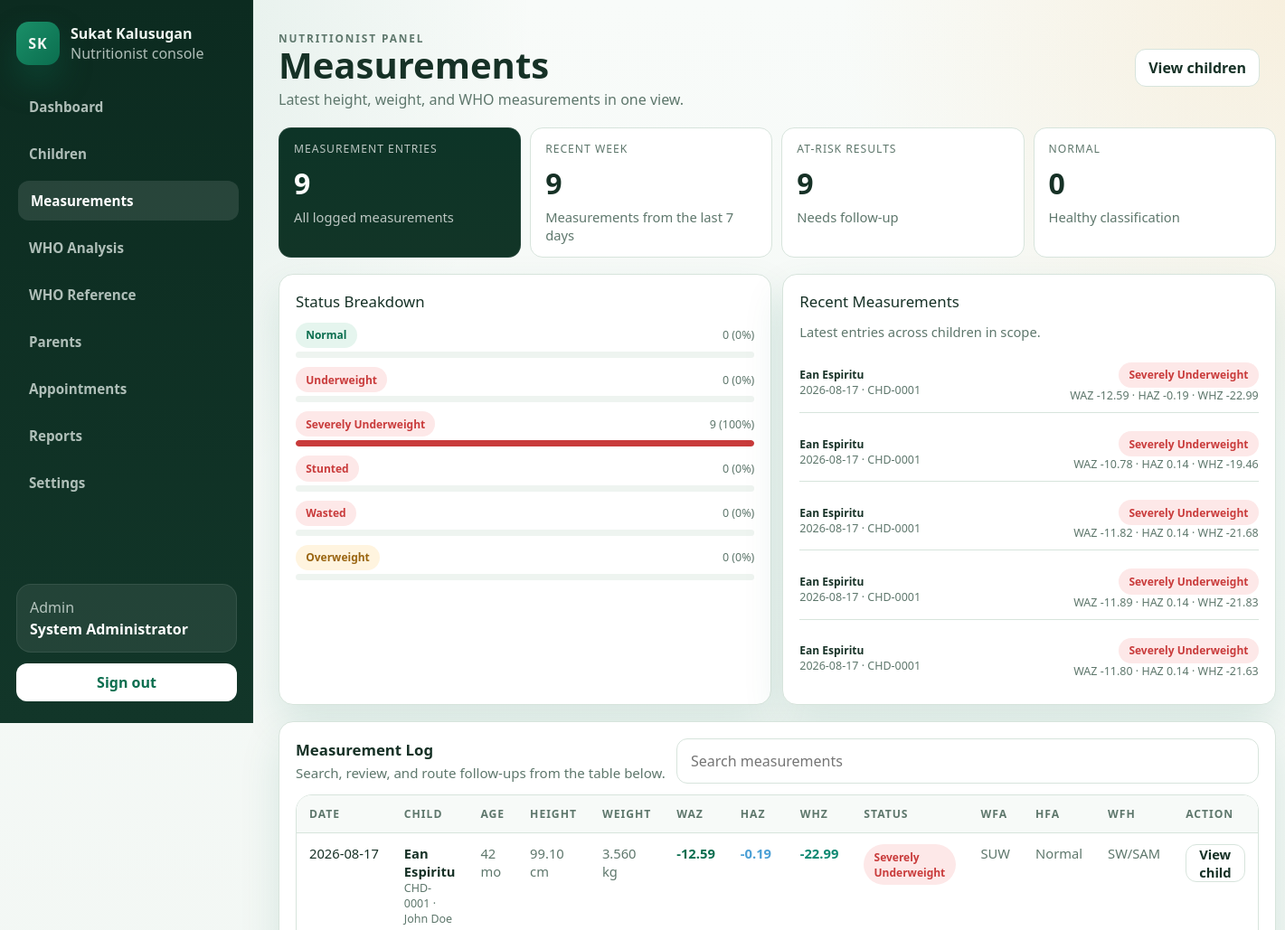
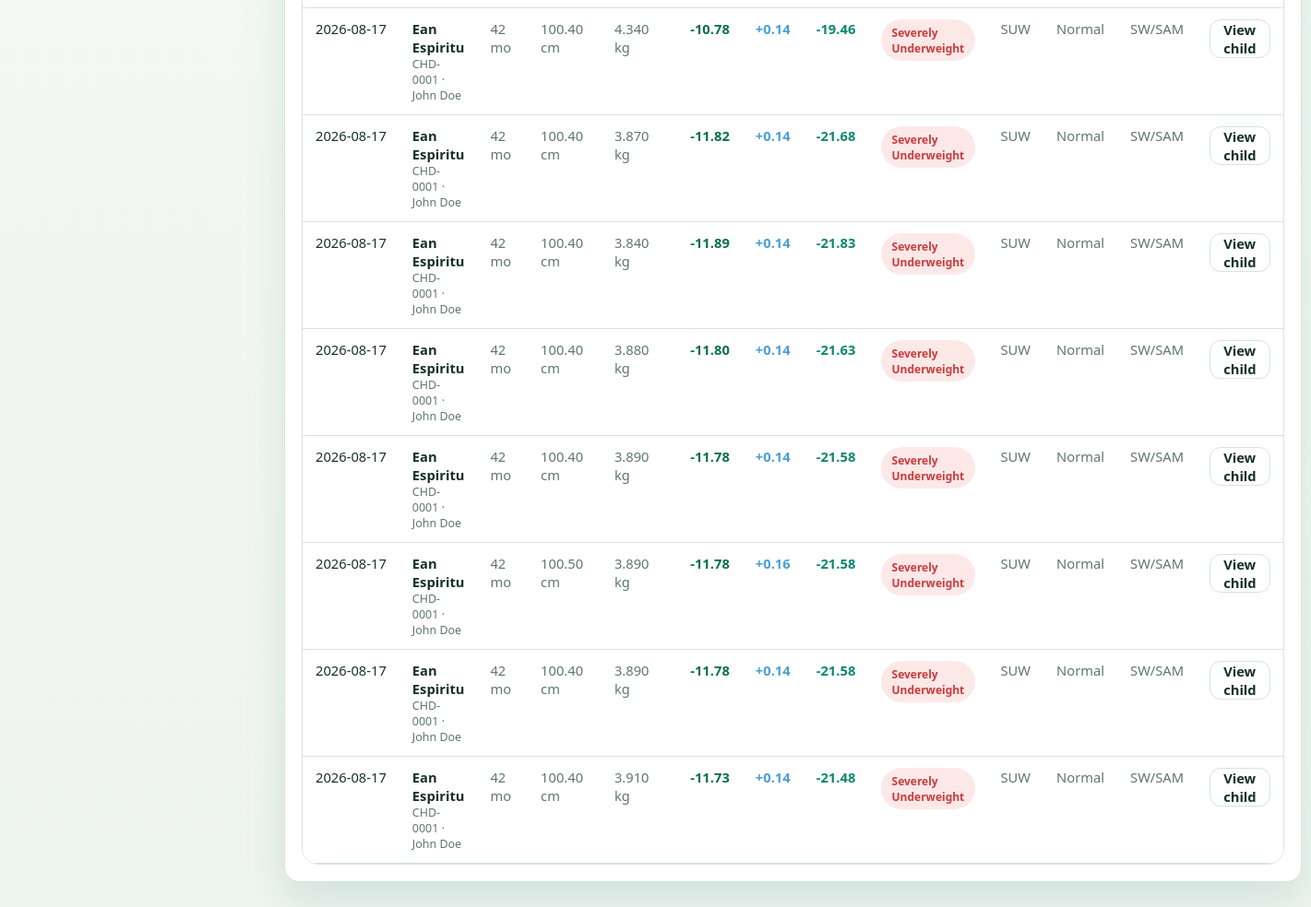
The app's page /nutritionist/measurements.php (signed in) with its own data (2 pictures, top to bottom).
### tables this page shows
CREATE TABLE `measurements` (
  `id` int(10) UNSIGNED NOT NULL,
  `child_id` int(10) UNSIGNED NOT NULL,
  `height_cm` decimal(5,2) NOT NULL,
  `weight_kg` decimal(5,3) NOT NULL,
  `age_months` int(10) UNSIGNED NOT NULL,
  `measurement_date` date NOT NULL,
  `source_type` enum('kiosk','manual','mobile') NOT NULL DEFAULT 'kiosk',
  `waz` decimal(5,2) DEFAULT NULL,
  `haz` decimal(5,2) DEFAULT NULL,
  `whz` decimal(5,2) DEFAULT NULL,
  `nutritional_status` enum('Normal','Underweight','Severely Underweight','Stunted','Wasted','Overweight') DEFAULT NULL,
  `wfa_status` enum('SUW','MUW','Normal') DEFAULT NULL,
  `hfa_status` enum('SSt','MSt','Normal','Tall') DEFAULT NULL,
  `wfh_status` enum('SW/SAM','MW/MAM','Normal','OW','Ob') DEFAULT NULL,
  `device_id` int(10) UNSIGNED DEFAULT NULL,
  `recorded_by` int(10) UNSIGNED DEFAULT NULL,
  `created_at` timestamp NOT NULL DEFAULT current_timestamp()
);

CREATE TABLE `children` (
  `id` int(10) UNSIGNED NOT NULL,
  `child_code` varchar(20) NOT NULL,
  `first_name` varchar(100) NOT NULL,
  `last_name` varchar(100) NOT NULL,
  `birthdate` date NOT NULL,
  `sex` enum('Male','Female') NOT NULL,
  `barangay_id` int(10) UNSIGNED DEFAULT NULL,
  `address` varchar(255) DEFAULT NULL,
  `purok` varchar(150) DEFAULT NULL,
  `is_ip` tinyint(1) NOT NULL DEFAULT 0,
  `has_disability` tinyint(1) NOT NULL DEFAULT 0,
  `parent_id` int(10) UNSIGNED NOT NULL,
  `created_at` timestamp NOT NULL DEFAULT current_timestamp(),
  `updated_at` timestamp NOT NULL DEFAULT current_timestamp() ON UPDATE current_timestamp()
);

CREATE TABLE `parents` (
  `id` int(10) UNSIGNED NOT NULL,
  `name` varchar(150) NOT NULL,
  `email` varchar(150) NOT NULL,
  `password_hash` varchar(255) NOT NULL,
  `parent_type` enum('Father','Mother','Guardian','Grandparent','Other') NOT NULL DEFAULT 'Guardian',
  `phone` varchar(30) DEFAULT NULL,
  `address` varchar(255) DEFAULT NULL,
  `barangay_id` int(10) UNSIGNED DEFAULT NULL,
  `status` enum('active','inactive') NOT NULL DEFAULT 'active',
  `created_at` timestamp NOT NULL DEFAULT current_timestamp(),
  `updated_at` timestamp NOT NULL DEFAULT current_timestamp() ON UPDATE current_timestamp()
);

### public_html/includes/auth_middleware.php (called while the page is built, shortened)
<?php
function app_base_path(): string
{
    $scriptName = str_replace('\\', '/', (string)($_SERVER['SCRIPT_NAME'] ?? ''));
    $routeMarkers = ['/api/', '/admin/', '/nutritionist/', '/parent/', '/kiosk/', '/auth/'];
    foreach ($routeMarkers as $marker) {
        $position = strpos($scriptName, $marker);
        if ($position !== false) {
            return rtrim(substr($scriptName, 0, $position), '/');
        }
    }
    return rtrim(dirname($scriptName), '/');
}
function app_url(string $path = ''): string
{
    $basePath = app_base_path();
    $normalizedPath = '/' . ltrim($path, '/');
    if ($basePath === '' || $basePath === '/') {
        return $normalizedPath;
    }
    return $basePath . $normalizedPath;
}

### public_html/includes/admin_helpers.php (called while the page is built, shortened)
<?php
require_once __DIR__ . '/auth_middleware.php';
function admin_e(string $value): string
{
    return htmlspecialchars($value, ENT_QUOTES, 'UTF-8');
}
function admin_bind_params(mysqli_stmt $stmt, string $types, array &$params): void
{
    if ($types === '' || $params === []) {
        return;
    }
}
function admin_fetch_all(string $sql, string $types = '', array $params = []): array
{
    $conn = get_db_connection();
    $stmt = mysqli_prepare($conn, $sql);
    admin_bind_params($stmt, $types, $params);
    if (!mysqli_stmt_execute($stmt)) {
        error_log('[SukatKalusugan] admin_fetch_all execute failed: ' . mysqli_stmt_error($stmt) . ' | SQL: ' . $sql);
        mysqli_stmt_close($stmt);
        return [];
    }
    $result = mysqli_stmt_get_result($stmt);
    $rows = [];
    if ($result instanceof mysqli_result) {
        while ($row = mysqli_fetch_assoc($result)) {
            $rows[] = $row;
        }
    }
    return $rows;
}

### public_html/nutritionist/measurements.php (the view, shortened to what this page needs)
<?php
require_once __DIR__ . '/../includes/nutritionist_helpers.php';
$user = nutritionist_require_access();
$params = [];
$scope = nutritionist_scope_fragment($user, 'c.barangay_id', $params);
$measurements = admin_fetch_all(
	"SELECT
		m.id,
		m.measurement_date,
		m.height_cm,
		m.weight_kg,
		m.age_months,
		m.source_type,
		m.waz,
		m.haz,
		m.whz,
		m.nutritional_status,
		m.wfa_status,
		m.hfa_status,
		m.wfh_status,
		c.id AS child_id,
		c.child_code,
		c.first_name,
		c.last_name,
		bg.name AS barangay,
		p.name AS parent_name
	 FROM measurements m
	 INNER JOIN children c ON c.id = m.child_id
	 INNER JOIN parents p ON p.id = c.parent_id
	 LEFT JOIN barangays bg ON bg.id = c.barangay_id
	 WHERE {$scope}
	 ORDER BY m.measurement_date DESC, m.id DESC",
	str_repeat('i', count($params)),
	$params
);
$statusCounts = [
	'Normal' => 0,
	'Underweight' => 0,
	'Severely Underweight' => 0,
	'Stunted' => 0,
	'Wasted' => 0,
	'Overweight' => 0,
];
foreach ($measurements as $measurement) {
	$status = (string)($measurement['nutritional_status'] ?? '');
	if (isset($statusCounts[$status])) {
		$statusCounts[$status]++;
	}
}
$recentMeasurements = array_values(array_filter(
	$measurements,
	static fn(array $measurement): bool => new DateTimeImmutable((string)$measurement['measurement_date']) >= (new DateTimeImmutable('today'))->modify('-7 days')
));
$atRiskCount = count(array_filter($measurements, static fn(array $measurement): bool => !in_array((string)($measurement['nutritional_status'] ?? 'Pending'), ['Normal', 'Overweight'], true)));
$actions = '<a class="admin-btn-secondary" href="' . nutritionist_e(app_url('/nutritionist/children.php')) . '">View children</a>';
?>
<section class="nutritionist-stat-grid">
	<article class="nutritionist-stat-card is-featured">
		<div class="nutritionist-stat-label">Measurement Entries</div>
		<div class="admin-stat-value"><?php echo count($measurements); ?></div>
		<div class="admin-stat-note">All logged measurements</div>
	</article>
	<article class="nutritionist-stat-card">
		<div class="nutritionist-stat-label">Recent Week</div>
		<div class="admin-stat-value"><?php echo count($recentMeasurements); ?></div>
		<div class="admin-stat-note">Measurements from the last 7 days</div>
	</article>
	<article class="nutritionist-stat-card">
		<div class="nutritionist-stat-label">At-Risk Results</div>
		<div class="admin-stat-value"><?php echo $atRiskCount; ?></div>
		<div class="admin-stat-note">Needs follow-up</div>
	</article>
	<article class="nutritionist-stat-card">
		<div class="nutritionist-stat-label">Normal</div>
		<div class="admin-stat-value"><?php echo (int)($statusCounts['Normal'] ?? 0); ?></div>
		<div class="admin-stat-note">Healthy classification</div>
	</article>
</section>
<section class="nutritionist-panel-grid is-balanced">
	<article class="nutritionist-panel">
		<div class="admin-section-title" style="margin-bottom:12px;">Status Breakdown</div>
		<?php foreach (['Normal', 'Underweight', 'Severely Underweight', 'Stunted', 'Wasted', 'Overweight'] as $status): ?>
			<?php
			$count = (int)($statusCounts[$status] ?? 0);
			$pct = count($measurements) > 0 ? (int)round(($count / count($measurements)) * 100) : 0;
			$barColor = match ($status) {
				'Normal' => 'var(--admin-primary)',
				'Underweight' => 'var(--admin-accent)',
				'Severely Underweight' => 'var(--admin-danger)',
				'Stunted' => '#7048E8',
				'Wasted' => '#4a9fd5',
				default => '#b08900',
			};
			?>
			<div style="margin-bottom:10px;">
				<div style="display:flex;justify-content:space-between;margin-bottom:4px;align-items:center;">
					<span class="admin-pill <?php echo nutritionist_status_class($status); ?>"><?php echo nutritionist_e($status); ?></span>
					<span class="admin-mini"><?php echo $count; ?> (<?php echo $pct; ?>%)</span>
				</div>
				<div style="height:7px;border-radius:999px;background:var(--admin-bg);overflow:hidden;">
					<div style="width:<?php echo max($pct, $count > 0 ? 3 : 0); ?>%;height:100%;border-radius:999px;background:<?php echo nutritionist_e($barColor); ?>;"></div>
				</div>
			</div>
		<?php endforeach; ?>
	</article>
	<article class="nutritionist-panel">
		<div class="admin-section-title" style="margin-bottom:12px;">Recent Measurements</div>
		<div class="admin-stat-note">Latest entries across children in scope.</div>
		<div style="margin-top:14px;display:grid;gap:10px;">
			<?php foreach (array_slice($measurements, 0, 5) as $measurement): ?>
				<div class="admin-list-item" style="padding:10px 0;">
					<div>
						<div style="font-size:12px;font-weight:600;color:var(--admin-text);"><?php echo nutritionist_e($measurement['first_name'] . ' ' . $measurement['last_name']); ?></div>
						<div class="admin-mini"><?php echo nutritionist_e((string)$measurement['measurement_date']); ?> · <?php echo nutritionist_e((string)$measurement['child_code']); ?></div>
					</div>
					<div style="text-align:right;">
						<div class="admin-pill <?php echo nutritionist_status_class((string)$measurement['nutritional_status']); ?>"><?php echo nutritionist_e((string)$measurement['nutritional_status']); ?></div>
						<div class="admin-mini">WAZ <?php echo nutritionist_e((string)$measurement['waz']); ?> · HAZ <?php echo nutritionist_e((string)$measurement['haz']); ?> · WHZ <?php echo nutritionist_e((string)$measurement['whz']); ?></div>
					</div>
				</div>
			<?php endforeach; ?>
		</div>
	</article>
</section>
<section class="nutritionist-panel">
	<div class="nutritionist-table-head" style="margin-bottom:12px;">
		<div>
			<h2 class="admin-section-title" style="margin-bottom:2px;">Measurement Log</h2>
			<p class="admin-section-subtitle">Search, review, and route follow-ups from the table below.</p>
		</div>
		<input class="admin-search" data-admin-filter="#measurements-table" type="search" placeholder="Search measurements" style="min-width:260px;">
	</div>
	<div class="nutritionist-table-wrap">
		<table class="nutritionist-table" id="measurements-table">
			<thead>
				<tr>
					<th>Date</th>
					<th>Child</th>
					<th>Age</th>
					<th>Height</th>
					<th>Weight</th>
					<th>WAZ</th>
					<th>HAZ</th>
					<th>WHZ</th>
					<th>Status</th>
					<th>WFA</th>
					<th>HFA</th>
					<th>WFH</th>
					<th>Action</th>
				</tr>
			</thead>
			<tbody>
				<?php foreach ($measurements as $measurement): ?>
					<tr data-filter-text="<?php echo nutritionist_e(strtolower($measurement['measurement_date'] . ' ' . $measurement['first_name'] . ' ' . $measurement['last_name'] . ' ' . $measurement['child_code'] . ' ' . ($measurement['nutritional_status'] ?? ''))); ?>">
						<td style="white-space:nowrap;"><?php echo nutritionist_e((string)$measurement['measurement_date']); ?></td>
						<td>
							<div style="font-weight:600;color:var(--admin-text);"><?php echo nutritionist_e($measurement['first_name'] . ' ' . $measurement['last_name']); ?></div>
							<div class="admin-mini"><?php echo nutritionist_e((string)$measurement['child_code']); ?> · <?php echo nutritionist_e((string)$measurement['parent_name']); ?></div>
						</td>
						<td style="color:var(--admin-muted);"><?php echo nutritionist_e((string)$measurement['age_months']); ?> mo</td>
						<td style="color:var(--admin-muted);"><?php echo nutritionist_e((string)$measurement['height_cm']); ?> cm</td>
						<td style="color:var(--admin-muted);"><?php echo nutritionist_e((string)$measurement['weight_kg']); ?> kg</td>
						<td style="color:var(--admin-primary);font-weight:600;"><?php echo ((float)$measurement['waz'] > 0 ? '+' : '') . nutritionist_e((string)$measurement['waz']); ?></td>
						<td style="color:#4a9fd5;font-weight:600;"><?php echo ((float)$measurement['haz'] > 0 ? '+' : '') . nutritionist_e((string)$measurement['haz']); ?></td>
						<td style="color:#0d8871;font-weight:600;"><?php echo ((float)$measurement['whz'] > 0 ? '+' : '') . nutritionist_e((string)$measurement['whz']); ?></td>
						<td><span class="admin-pill <?php echo nutritionist_status_class((string)$measurement['nutritional_status']); ?>"><?php echo nutritionist_e((string)$measurement['nutritional_status']); ?></span></td>
						<td style="color:var(--admin-muted);white-space:nowrap;"><?php echo nutritionist_e((string)($measurement['wfa_status'] ?? '—')); ?></td>
						<td style="color:var(--admin-muted);white-space:nowrap;"><?php echo nutritionist_e((string)($measurement['hfa_status'] ?? '—')); ?></td>
						<td style="color:var(--admin-muted);white-space:nowrap;"><?php echo nutritionist_e((string)($measurement['wfh_status'] ?? '—')); ?></td>
						<td><a class="admin-btn-secondary" href="<?php echo nutritionist_e(app_url('/nutritionist/children.php?view=' . (int)$measurement['child_id'])); ?>">View child</a></td>
					</tr>
				<?php endforeach; ?>
			</tbody>
		</table>
	</div>
</section>

### public_html/assets/css/app.css (style rules this page uses)
:root { --bg: #f4f7f5; --surface: #ffffff; --surface-alt: #edf7f1; --border: #d8e4dd; --text: #173126; --muted: #5f766c; --primary: #0b6e4f; --primary-strong: #07513a; --accent: #f2a93b; --error: #c93b3b; --shadow: 0 30px 80px rgba(11, 110, 79, 0.12); --radius-xl: 32px; --radius-lg: 22px; --radius-md: 14px; --radius-sm: 10px; --font-display: "Trebuchet MS", "Segoe UI", sans-serif; --font-body: "Segoe UI", "Helvetica Neue", Arial, sans-serif; }
* { box-sizing: border-box; }
html, body { margin: 0; min-height: 100%; }
body { font-family: var(--font-body); color: var(--text); background: radial-gradient( circle at top left, rgba(11, 110, 79, 0.16), transparent 34% ), radial-gradient( circle at right 20%, rgba(242, 169, 59, 0.16), transparent 28% ), linear-gradient(180deg, #f7faf8 0%, var(--bg) 100%); }
a { color: inherit; }
button, input, textarea, select { font: inherit; }

### public_html/assets/css/admin.css (style rules this page uses)
:root { --admin-bg: #eef4f0; --admin-surface: #ffffff; --admin-surface-alt: #f7faf8; --admin-border: #d7e4dc; --admin-text: #163126; --admin-muted: #5e776c; --admin-primary: #0b6e4f; --admin-primary-soft: #dff1ea; --admin-accent: #f2a93b; --admin-danger: #c93b3b; --admin-shadow: 0 20px 45px rgba(11, 110, 79, 0.12); }
.admin-page { background: radial-gradient(circle at top left, rgba(11, 110, 79, 0.12), transparent 24%), radial-gradient(circle at right top, rgba(242, 169, 59, 0.14), transparent 20%), linear-gradient(180deg, #f8fbf9 0%, var(--admin-bg) 100%); }
.admin-stat-value { margin-top: 0.5rem; font-size: 2rem; font-weight: 800; color: var(--admin-text); }
.admin-stat-note { margin-top: 0.35rem; color: var(--admin-muted); font-size: 0.92rem; }
.admin-section-title { margin: 0; color: var(--admin-text); font-size: 1.05rem; }
.admin-section-subtitle { margin: 0.25rem 0 0; color: var(--admin-muted); font-size: 0.94rem; }
.admin-list-item { display: flex; align-items: center; justify-content: space-between; gap: 12px; padding: 14px 0; border-bottom: 1px solid var(--admin-border); }
.admin-list-item:last-child { border-bottom: 0; padding-bottom: 0; }
.admin-mini { font-size: 0.78rem; color: var(--admin-muted); }
.admin-pill { display: inline-flex; align-items: center; gap: 6px; padding: 0.35rem 0.7rem; border-radius: 999px; font-size: 0.75rem; font-weight: 700; }
.admin-pill.is-success { background: #e5f5ee; color: var(--admin-primary); }
.admin-pill.is-warn { background: #fff4df; color: #9a6510; }
.admin-pill.is-danger { background: #fde8e8; color: var(--admin-danger); }
.admin-btn, .admin-btn-secondary, .admin-btn-danger { display: inline-flex; align-items: center; justify-content: center; min-height: 42px; padding: 0 14px; border-radius: 12px; border: 1px solid transparent; text-decoration: none; cursor: pointer; font-weight: 700; }
.admin-btn-secondary { background: #fff; color: var(--admin-text); border-color: var(--admin-border); }
.admin-search { flex: 1 1 260px; border: 1px solid var(--admin-border); border-radius: 12px; padding: 0.82rem 0.95rem; background: #fff; }

### records on screen
measurements: child.last_name "Ean Espiritu", measurement_date "2026-08-17", child.child_code "CHD-0001", nutritional_status "Severely Underweight", waz "-12.59", haz "-0.19", whz "-22.99", parents.name "John Doe", age_months "42", height_cm "99.10", weight_kg "3.560", wfa_status "SUW", hfa_status "Normal", wfh_status "SW/SAM"
measurements: child.last_name "Ean Espiritu", measurement_date "2026-08-17", child.child_code "CHD-0001", nutritional_status "Severely Underweight", waz "-10.78", haz "0.14", whz "-19.46", parents.name "John Doe", age_months "42", height_cm "100.40", weight_kg "4.340", wfa_status "SUW", hfa_status "Normal", wfh_status "SW/SAM"
measurements: child.last_name "Ean Espiritu", measurement_date "2026-08-17", child.child_code "CHD-0001", nutritional_status "Severely Underweight", waz "-11.82", haz "0.14", whz "-21.68", parents.name "John Doe", age_months "42", height_cm "100.40", weight_kg "3.870", wfa_status "SUW", hfa_status "Normal", wfh_status "SW/SAM"
measurements: child.last_name "Ean Espiritu", measurement_date "2026-08-17", child.child_code "CHD-0001", nutritional_status "Severely Underweight", waz "-11.89", haz "0.14", whz "-21.83", parents.name "John Doe", age_months "42", height_cm "100.40", weight_kg "3.840", wfa_status "SUW", hfa_status "Normal", wfh_status "SW/SAM"
measurements: child.last_name "Ean Espiritu", measurement_date "2026-08-17", child.child_code "CHD-0001", nutritional_status "Severely Underweight", waz "-11.80", haz "0.14", whz "-21.63", parents.name "John Doe", age_months "42", height_cm "100.40", weight_kg "3.880", wfa_status "SUW", hfa_status "Normal", wfh_status "SW/SAM"
measurements: measurement_date "2026-08-17", child.last_name "Ean Espiritu", child.child_code "CHD-0001", parents.name "John Doe", age_months "42", height_cm "100.40", weight_kg "3.890", waz "-11.78", haz "0.14", whz "-21.58", nutritional_status "Severely Underweight", wfa_status "SUW", hfa_status "Normal", wfh_status "SW/SAM"
measurements: measurement_date "2026-08-17", child.last_name "Ean Espiritu", child.child_code "CHD-0001", parents.name "John Doe", age_months "42", height_cm "100.50", weight_kg "3.890", waz "-11.78", haz "0.16", whz "-21.58", nutritional_status "Severely Underweight", wfa_status "SUW", hfa_status "Normal", wfh_status "SW/SAM"
measurements: measurement_date "2026-08-17", child.last_name "Ean Espiritu", child.child_code "CHD-0001", parents.name "John Doe", age_months "42", height_cm "100.40", weight_kg "3.890", waz "-11.78", haz "0.14", whz "-21.58", nutritional_status "Severely Underweight", wfa_status "SUW", hfa_status "Normal", wfh_status "SW/SAM"
measurements: measurement_date "2026-08-17", child.last_name "Ean Espiritu", child.child_code "CHD-0001", parents.name "John Doe", age_months "42", height_cm "100.40", weight_kg "3.910", waz "-11.73", haz "0.14", whz "-21.48", nutritional_status "Severely Underweight", wfa_status "SUW", hfa_status "Normal", wfh_status "SW/SAM"

### other values on screen
nutritionist_e($item['label']) "Dashboard"
nutritionist_e($item['label']) "Children"
nutritionist_e($item['label']) "Measurements"
nutritionist_e($item['label']) "WHO Analysis"
nutritionist_e($item['label']) "WHO Reference"
nutritionist_e($item['label']) "Parents"
nutritionist_e($item['label']) "Appointments"
nutritionist_e($item['label']) "Reports"
nutritionist_e($item['label']) "Settings"
nutritionist_e(ucfirst($userRole)) "Admin"
nutritionist_e($userName) "System Administrator"
nutritionist_e($title) "Measurements"
nutritionist_e($subtitle) "Latest height, weight, and WHO measurements in one view."
count($measurements) "9"
count($recentMeasurements) "9"
